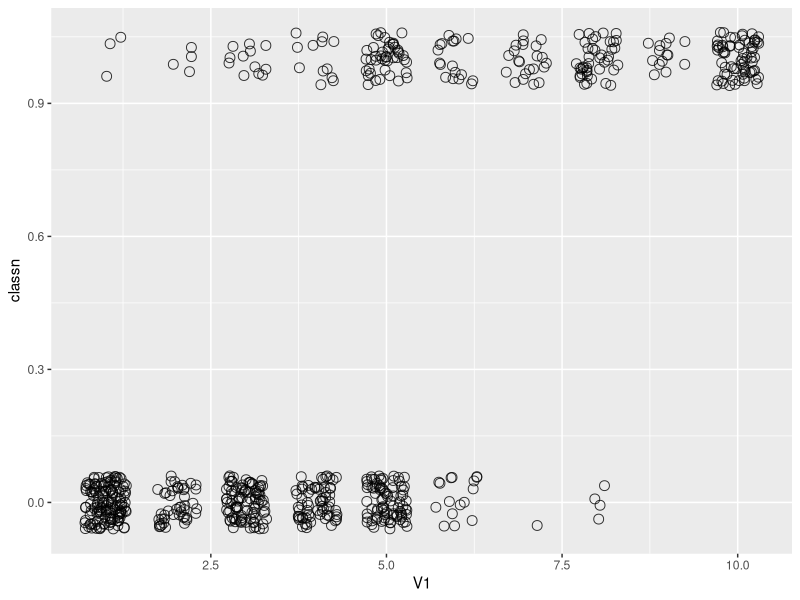
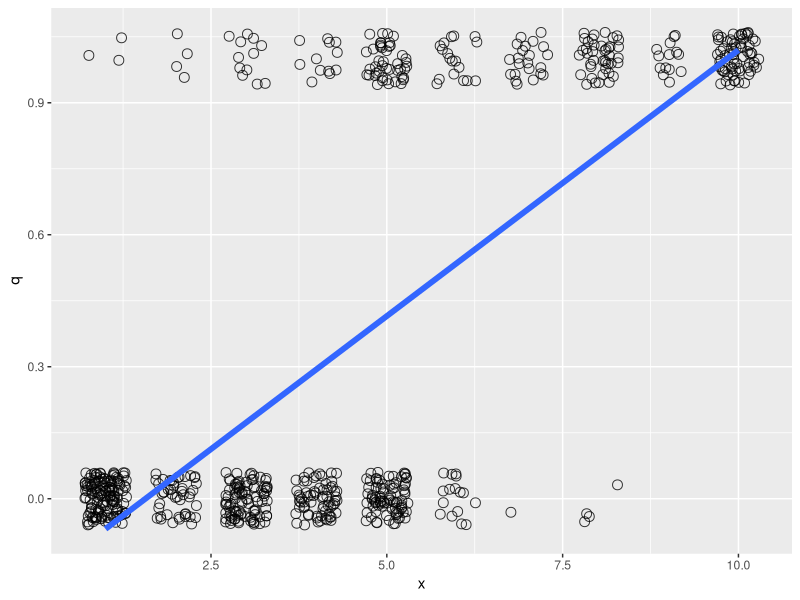
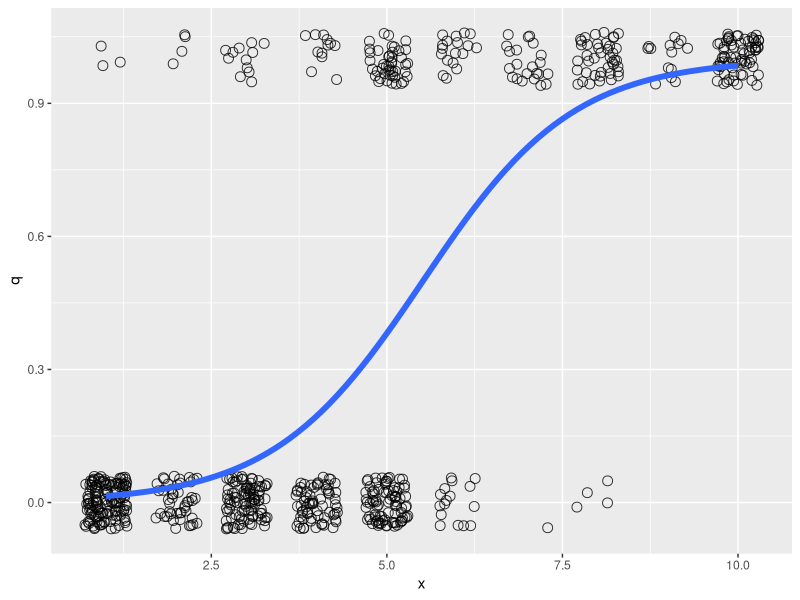
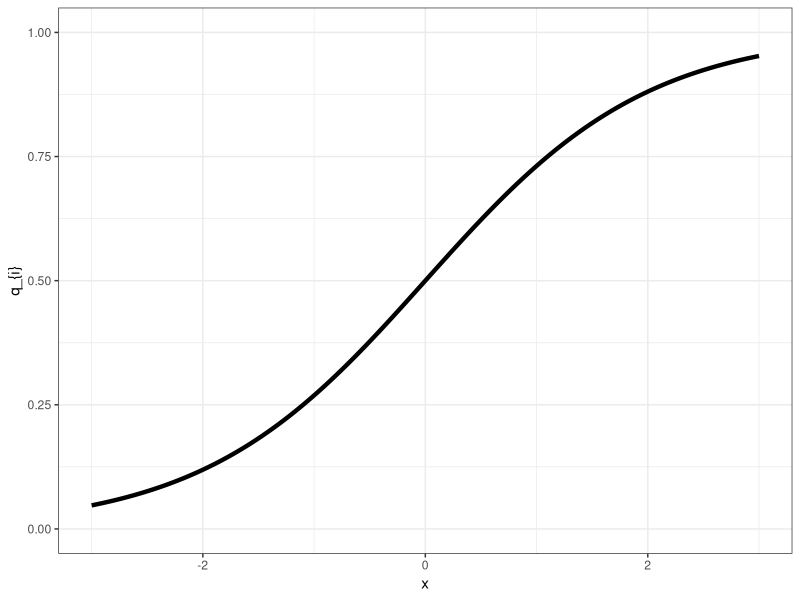
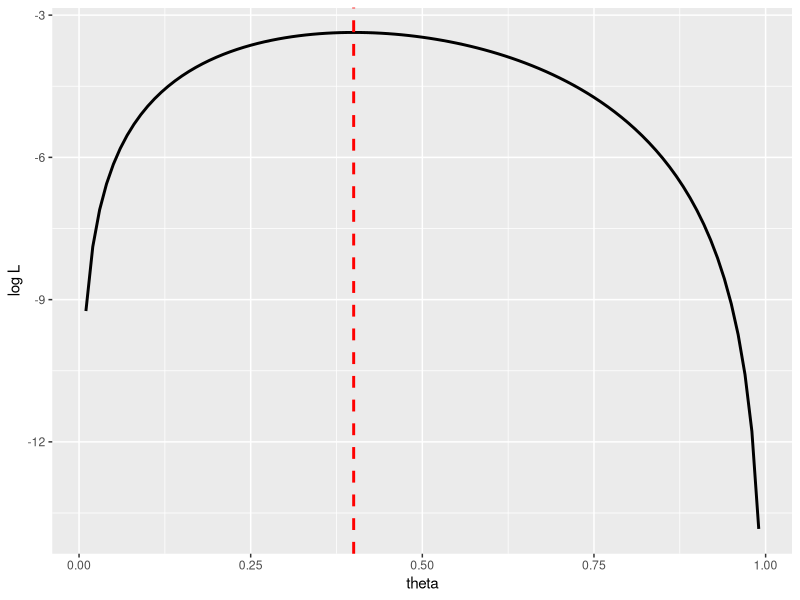
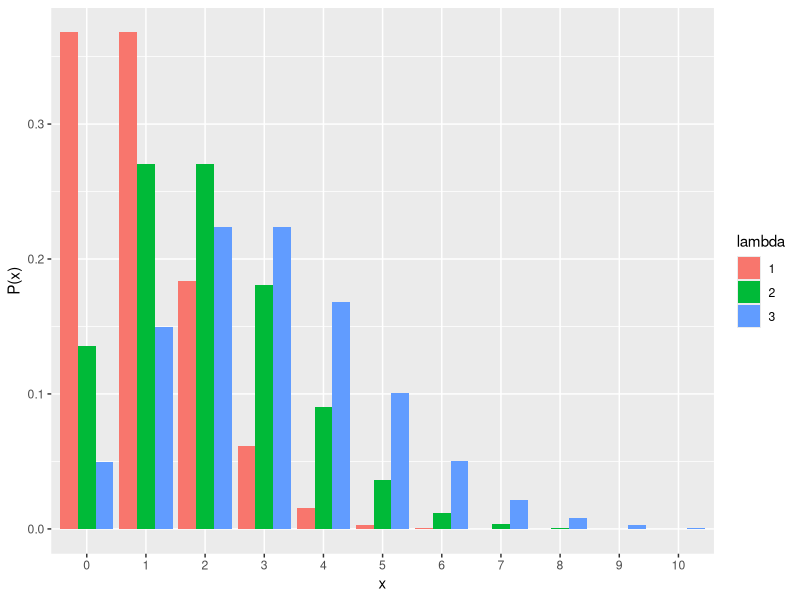
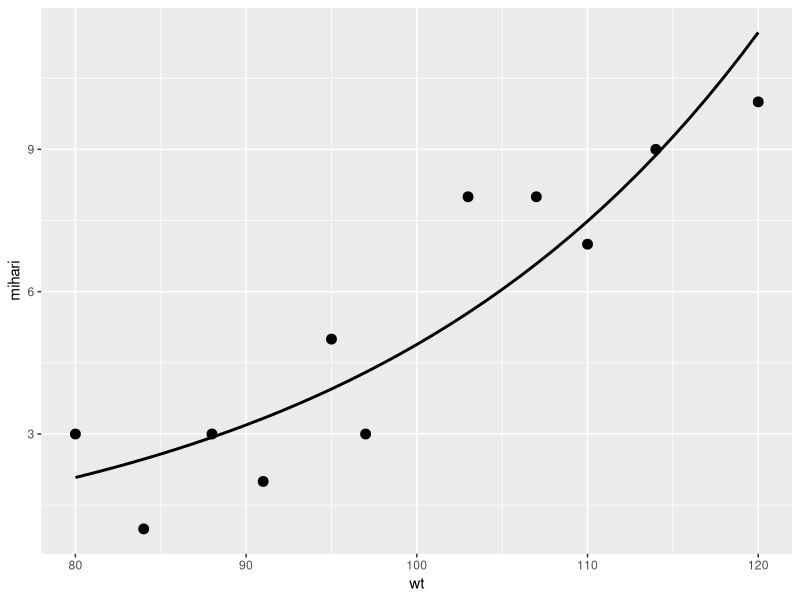

Reproduce these figures in R, in order.
## ---- chunk 1
knitr::opts_chunk$set(echo = TRUE)
library(tidyverse)
library(MASS)
set.seed(1234)
## ---- chunk 2
library(MASS) 
b <- biopsy
b$classn[b$class=="benign"] <- 0
b$classn[b$class=="malignant"] <- 1

head(b)

## ---- chunk 3
p1 = ggplot(b, aes(x=V1, y=classn)) + geom_point(position=position_jitter(width=0.3, height=0.06), alpha=0.8, shape=21, size=3) + xlab("V1") + ylab("classn")
p1

## ---- chunk 4
fit_lm = lm(data=b, classn ~ V1)
summary(fit_lm)

p2 = ggplot(b, aes(x=V1, y=classn)) + geom_point(position=position_jitter(width=0.3, height=0.06), alpha=0.8, shape=21, size=3) + stat_smooth(method=lm, se=F, size=2) + xlab("x") + ylab("q")
p2
## ---- chunk 5
p3 = ggplot(b, aes(x=V1, y=classn)) + geom_point(position=position_jitter(width=0.3, height=0.06), alpha=0.8, shape=21, size=3) + stat_smooth(method=glm, method.args = list(family = "binomial"),se=F, size=2) + xlab("x") + ylab("q")
p3
## ---- chunk 6
x = seq(-3, 3, 0.01)
q = 1/(1+exp(-1*x))  
logistic_graph = data.frame(y=q, x=x)

ggplot(data = logistic_graph, aes(x=x, y=q)) + geom_line(size = 1.5) + theme_bw()+ xlab("x") + ylab("q_{i}") + ylim(c(0,1)) + xlim(c(-3, 3))

## ---- chunk 7
fit_logistic = glm(data=b, classn ~ V1, family = binomial(link="logit"))
summary(fit_logistic)
## ---- chunk 8

D <- c(1, 0, 1, 0, 0)

LogLikelihood <- function(x){
  return(function(theta){
    L <- 1
    for(i in 1:length(x)){
      L <- L * theta^(x[i]) * (1-theta)^(1-x[i])
    }
    return(log(L))
  })
}

result <- optimize(f = LogLikelihood(D), c(0, 1), maximum=TRUE)
AIC_result <- -2 * (result$objective - 1)

#
theta <- seq(0.01,0.99,0.01)
logL <- log(theta)+log(1-theta)+log(theta)+log(1-theta) + log(1-theta)

data <- data.frame(x=theta, y=logL)
ggplot(data=data, aes(x=x, y= y)) + geom_line(size=1)+ xlab("theta") + ylab("log L") + geom_vline(xintercept=0.4, linetype="dashed", colour="red", size=1)

## ---- chunk 9
pois_1 <- data.frame(x=seq(0,10), p=dpois(seq(0,10), lambda=1), lambda=1)
pois_2 <- data.frame(x=seq(0,10), p=dpois(seq(0,10), lambda=2), lambda=2)
pois_3 <- data.frame(x=seq(0,10), p=dpois(seq(0,10), lambda=3), lambda=3)
pois <- rbind(pois_1, pois_2, pois_3)
ggplot(data=pois, aes(x=factor(x), y=p, fill=factor(lambda))) + geom_bar(stat="identity", position = "dodge") + ylab("P(x)") + xlab("x") + labs(fill = "lambda")
## ---- chunk 10

#　サンプルデータ（嶋田・阿部(2017) p. 167より）
mihari = c(7, 3, 3, 5, 10, 8, 3, 1, 2, 9, 8) 
wt = c(110, 88, 80, 95, 120, 103, 97, 84, 91, 114, 107)
data_poisson <- data.frame(mihari = mihari, wt = wt)

head(data_poisson)

#　family にpoisson，linkにlogを指定する。
result_poisson <- glm(data = data_poisson, mihari ~ wt, family = poisson (link = "log"))
summary(result_poisson)

## ---- chunk 11
x <- seq(80, 120, 1)
y_pred <- exp(0.04263 * x -2.67643)
hoge <- data.frame(wt=x, mihari = y_pred)

p <- ggplot() + geom_point(data = data_poisson, aes(x=wt, y=mihari), size = 3) 
p + geom_line(data = hoge, aes(x=wt, y=mihari), size = 1)

## ---- chunk 12

model_lm = lm(data=iris, Sepal.Length ~ Petal.Width)
summary(model_lm)

summary(model_lm)$r.squared #r.squaredで決定係数のみを取り出すことができる。

## ---- chunk 13

model_lm2 = lm(data=iris, Sepal.Length ~ Sepal.Width + Petal.Length + Petal.Width)
summary(model_lm2)$r.squared

## ---- chunk 14

model=glm(data=b, classn ~ V1+V2+V3+V4+V5+V6+V7+V8+V9, family=binomial(link="logit"))
summary(model)

## ---- chunk 15

MASS::stepAIC(glm(data=b, classn ~ V1+V2+V3+V4+V5+V6+V7+V8+V9, family=binomial(link="logit")))

## ---- chunk 16

Disease = c(0, 0, 0, 0, 0, 1, 0, 0, 0, 1, 0, 0, 1, 0,  1, 0, 1, 0, 1, 1, 1, 1, 1, 1, 0, 1, 1, 1, 1, 1)
BMI = c(15, 16, 16, 18, 19, 20, 21, 22, 22, 23, 23, 23, 24, 24, 24, 30, 31, 31, 33, 34, 34, 34, 35, 36, 40, 40, 40, 41, 43, 43)
Exercise = c(2, 1, 1, 2, 0, 3, 1, 1, 4, 4, 2, 3, 1, 3, 1, 2, 3, 2, 1, 3, 0, 1, 3, 2, 0, 2, 2, 3, 0, 4)
Sleep = c(7, 4, 5, 4, 4, 6, 5, 6, 4, 6, 4, 7, 4, 7, 4, 6, 5, 4, 5, 6, 7, 5, 4, 6, 4, 7, 5, 5, 4, 7)

data_q01 <- data.frame(Disease = Disease, BMI = BMI, Exercise = Exercise, Sleep = Sleep)

